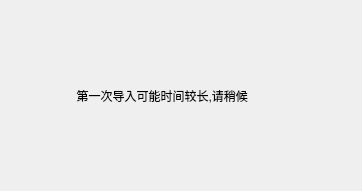
<?xml version="1.0" encoding="UTF-8"?>
<ui version="4.0">
 <class>initDialog</class>
 <widget class="QDialog" name="initDialog">
  <property name="geometry">
   <rect>
    <x>0</x>
    <y>0</y>
    <width>362</width>
    <height>191</height>
   </rect>
  </property>
  <property name="windowTitle">
   <string>Dialog</string>
  </property>
  <widget class="QLabel" name="label">
   <property name="geometry">
    <rect>
     <x>50</x>
     <y>60</y>
     <width>281</width>
     <height>71</height>
    </rect>
   </property>
   <property name="text">
    <string>        第一次导入可能时间较长,请稍候</string>
   </property>
  </widget>
 </widget>
 <resources/>
 <connections/>
</ui>
